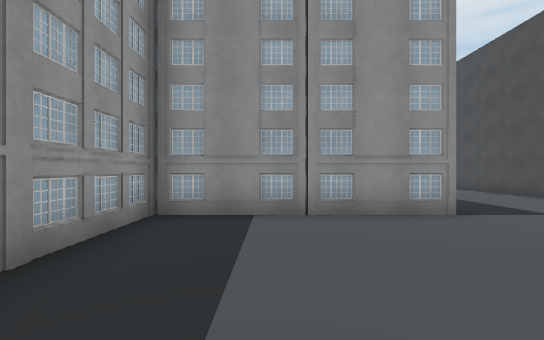
view 1 (above)

22 first-person views from a walk through a 3-D level made in the Unity game engine. The camera is 1.5 m above the floor, looks level and sees 90° across. The floor is counted in squares, 2 m on a side. Each view is taken from the middle of a square. On the plan, view 1 faces up. The plan holds only what a view shows up to about 10 squares ahead; the rest is blank. The player is left out. Some animated figures are left out.

view 2
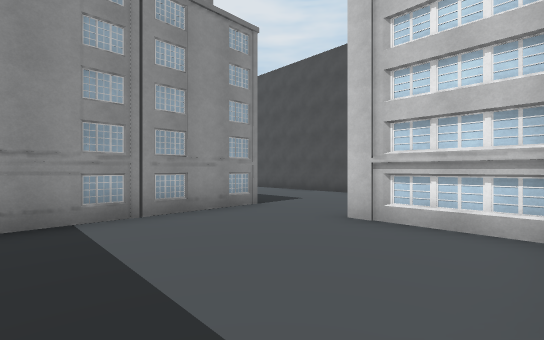

view 3
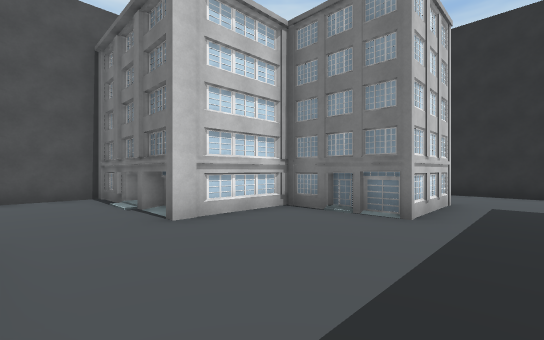

view 4
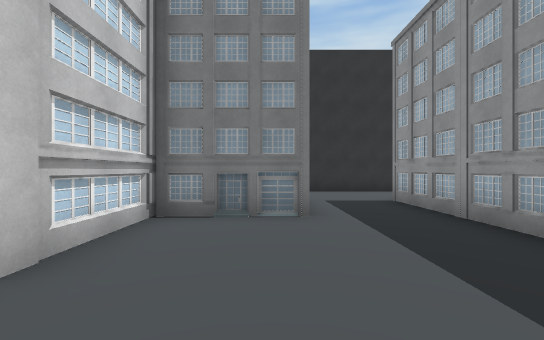

view 5
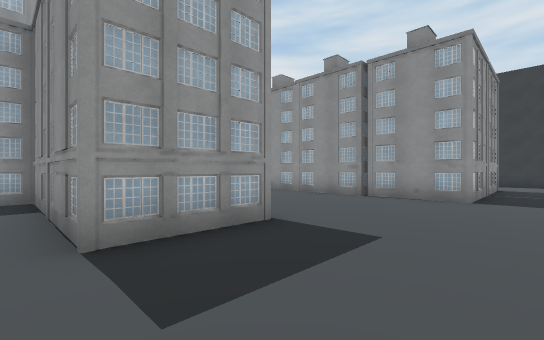

view 6
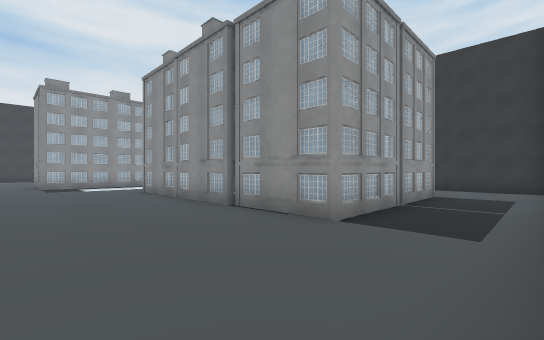

view 7
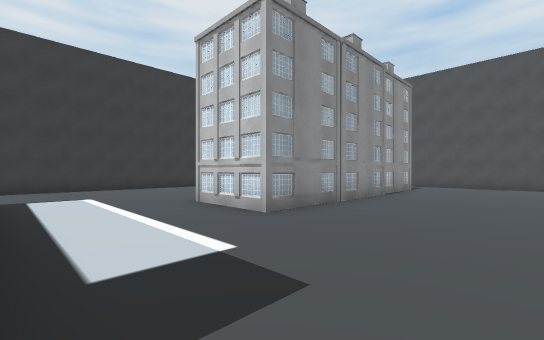

view 8
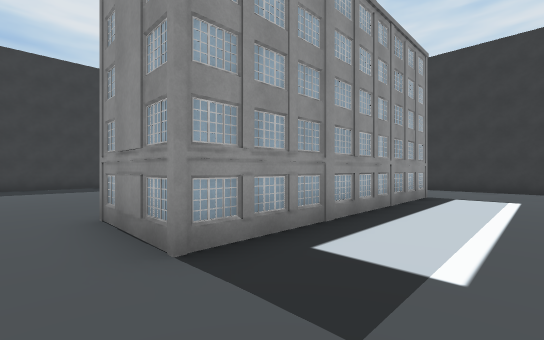

view 9
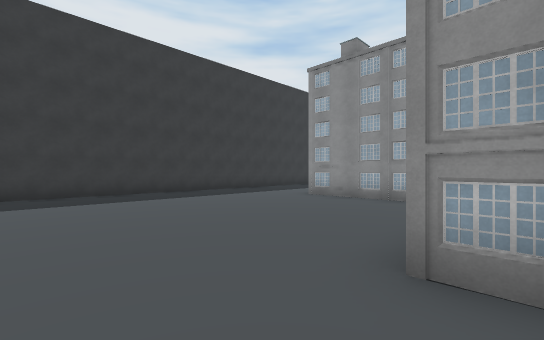

view 10
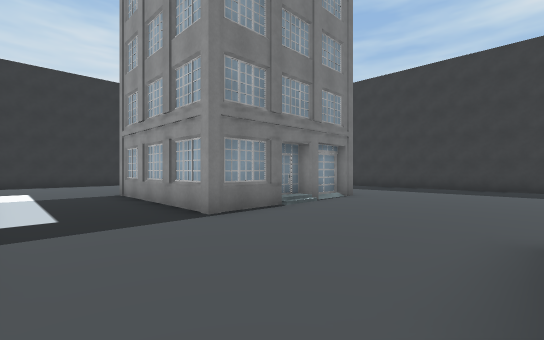

view 11
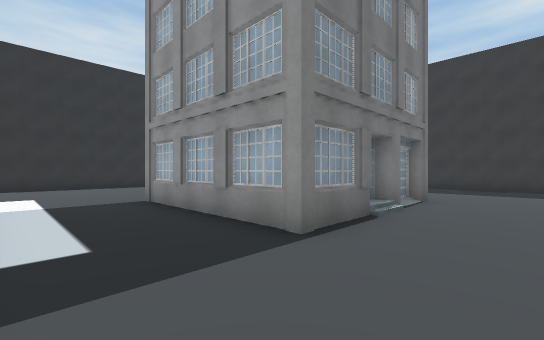

view 12
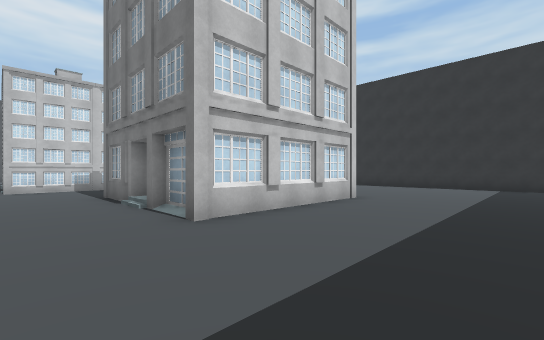

view 13
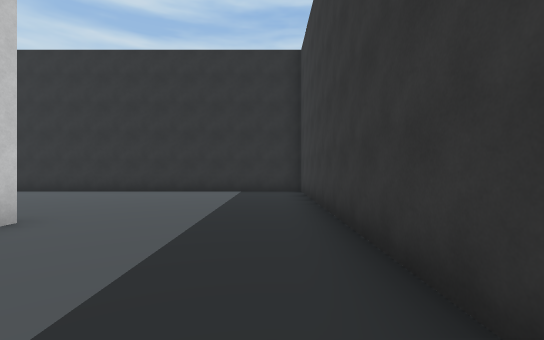

view 14
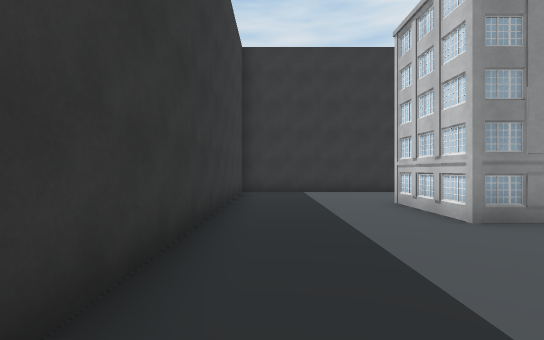

view 15
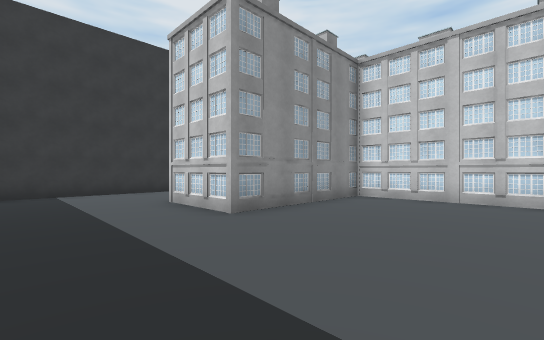

view 16
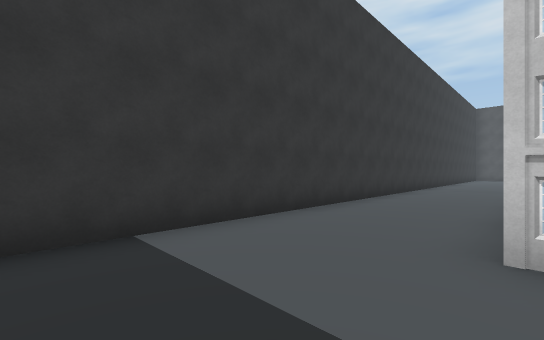

view 17
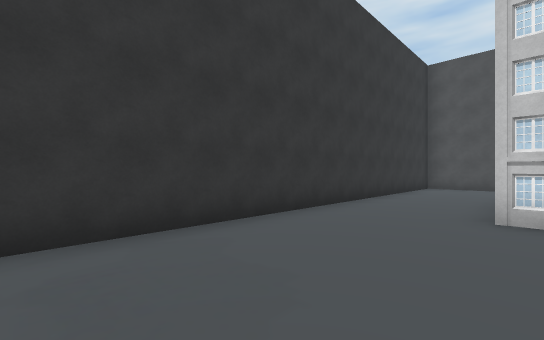

view 18
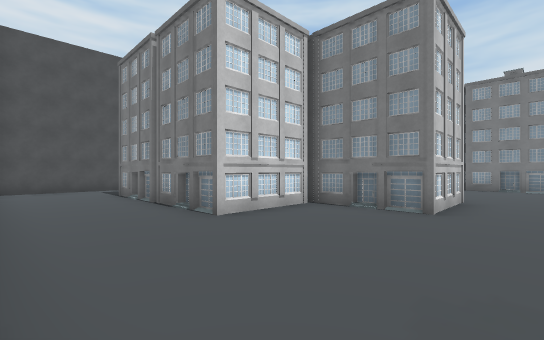

view 19
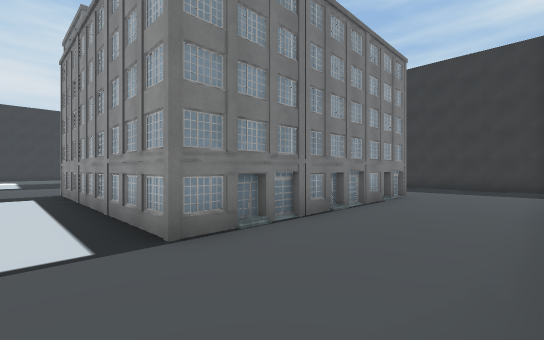

view 20
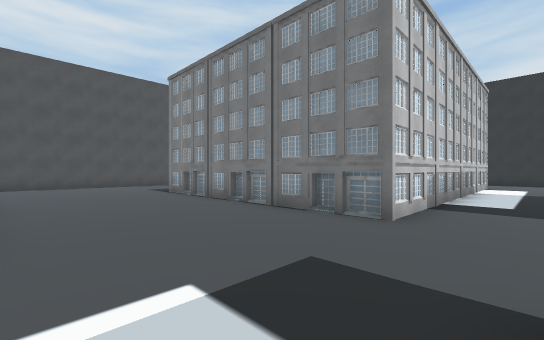

view 21
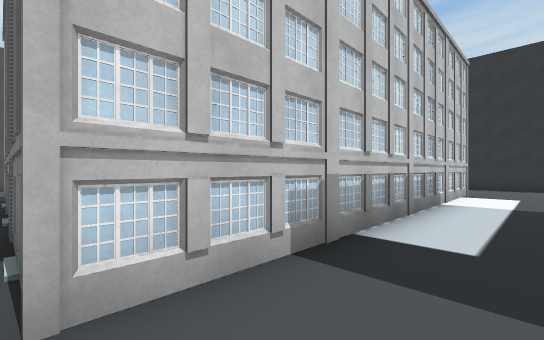

view 22
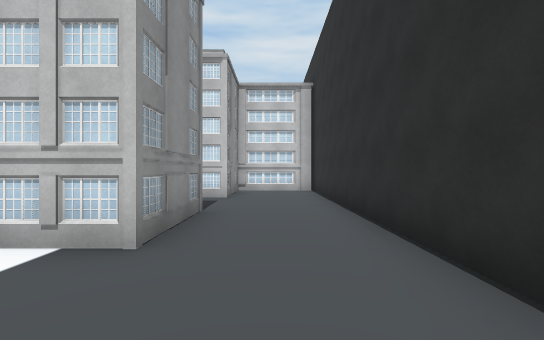

### Floor plan
Key: @ floor where view 1 was taken; # wall or solid block; . floor; / step, stairs or slope; B building.
Columns run from 17 left of view 1 to 8 right of it. Each row starts with its distance up from view 1.
 20 ##########################
 19 #........................#
 18 #........................#
 17 #........................#
 16 #...#B#B#B#......#B#B#...#
 15 #...# # #  ......#    ...
 14 #...#####  ....B##    ...
 13 #........  .... ##    ...
 12 #........  ....#######...
 11 #........B ..............#
 10 #........  ..............#
  9 #........##..............#
  8 #........................#
  7 #............#B#B##B#....#
  6 #............# # ## #....#
  5 #....#//##...########....#
  4 #....####B...###.........#
  3 #....#   #...###.........#
  2 #....#   #...###....#BB###
  1 #....#   #...###....#
  0 #.....    ...###.@..#
 -1 #......  ....###..###
 -2 #....... ....###..# #
 -3 #...................#
 -4 #...................#
 -5 #...................#
 -6 #####################

Where each view was taken, in squares from view 1:
view 1: 0 up, 0 right, facing up
view 2: 0 up, 1 left, facing up-right
view 3: 4 up, 1 left, facing down-right
view 4: 4 up, 1 right, facing down
view 5: 4 up, 6 right, facing up-left
view 6: 8 up, 7 right, facing up-left
view 7: 8 up, 6 left, facing up-right
view 8: 8 up, 4 left, facing up-left
view 9: 7 up, 8 left, facing up-left
view 10: 9 up, 5 left, facing down-left
view 11: 7 up, 5 left, facing down-left
view 12: 7 up, 16 left, facing down-right
view 13: 4 up, 16 left, facing down
view 14: 10 up, 16 left, facing up
view 15: 10 up, 16 left, facing up-right
view 16: 16 up, 16 left, facing up-right
view 17: 16 up, 5 left, facing up-right
view 18: 19 up, 4 left, facing down-right
view 19: 19 up, 5 left, facing down-left
view 20: 11 up, 6 left, facing down-right
view 21: 7 up, 6 left, facing down-right
view 22: 4 down, 7 left, facing right
